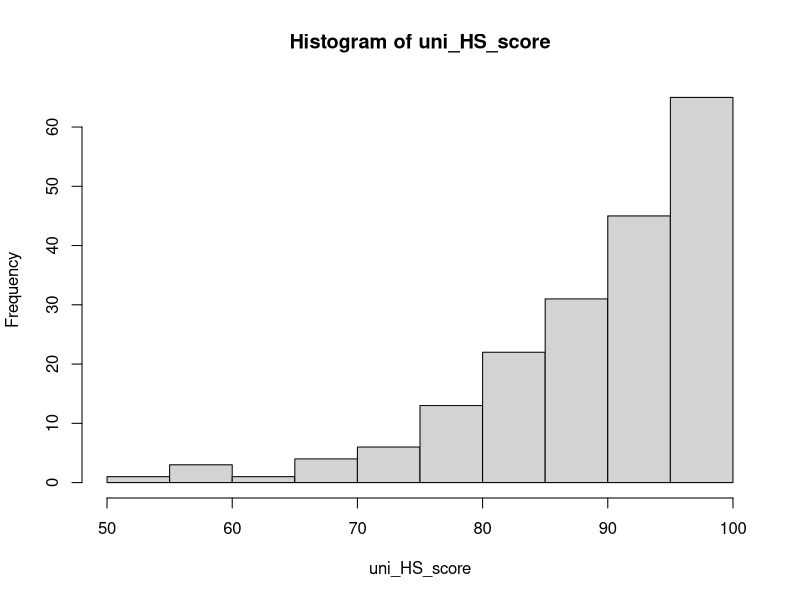

Recreate this plot in R. (Note: this script raises an error after producing the figure.)
# Data Source: ptt - SENIORHIGH
# https://www.ptt.cc/bbs/SENIORHIGH/M.1432729401.A.995.html
# 197 rows of (high school entrance exam percentile, 1st college entrance exam score)

data = read.csv("ptt_SENIORHIGH_data.csv")
View(data)

# ------------------------------------------------------------------------

uni_HS_score = data$HighSchool_PR[which(data$HighSchool_PR != -1)]
hist(uni_HS_score)
summary(uni_HS_score)
#  Min. 1st Qu.  Median    Mean 3rd Qu.    Max. 
# 51.00   85.00   92.00   89.82   97.00   99.00 

uni_HS_top = uni_HS_score[which(uni_HS_score >= 90)]
length(uni_HS_top) # 117
table(uni_HS_top)
# HighSchool 90 91 92 93 94 95 96 97 98 99 
# Frequency   7  6  9 11 12  7  5 18 15 27 

# ------------------------------------------------------------------------

uni_college_score = data$CollegeEntrance_Score[which(data$CollegeEntrance_Score != -1)]
hist(uni_college_score)
summary(uni_college_score)
# Min. 1st Qu.  Median    Mean 3rd Qu.    Max. 
# 34.0    58.0    64.5    62.7    69.0    75.0 

uni_college_top = uni_college_score[which(uni_college_score >= 65)]
length(uni_college_top) # 97
table(uni_college_top)
# College   65 66 67 68 69 70 71 72 73 74 75 
# Frequency 11 12 10  9  7 10 10 12  9  5  2

# Seelction bias?! Both high school and college exam scores are right-skewed.

# ------------------------------------------------------------------------

# Start the correlation between HighSchool and College entrance scores

cor(data$HighSchool_PR, data$CollegeEntrance_Score)
# 0.04039068
# But this is NOT right! We need to remove the "-1" (missing values)

missing_rows = which(data$HighSchool_PR == "-1" | data$CollegeEntrance_Score == "-1")
# Indices: 6  19  71  85  88  96 132 183 195 => nine in total

data_corr = data[-missing_rows,]
cor(data_corr$HighSchool_PR, data_corr$CollegeEntrance_Score)
# 0.5074473

plot(data_corr$HighSchool_PR, data_corr$CollegeEntrance_Score)

# ------------------------------------------------------------------------

data_topHS = data_corr[which(data_corr$HighSchool_PR >= 90),]
plot(data_topHS$HighSchool_PR, data_topHS$CollegeEntrance_Score)
cor(data_topHS$HighSchool_PR, data_topHS$CollegeEntrance_Score)
# 0.5475427

data_topCollege = data_corr[which(data_corr$CollegeEntrance_Score >= 65),]
plot(data_topCollege$HighSchool_PR, data_topCollege$CollegeEntrance_Score)
cor(data_topCollege$HighSchool_PR, data_topCollege$CollegeEntrance_Score)
# 0.05652606 
# (Really? Because some people have low high school score, but high college entrance score.)

# ------------------------------------------------------------------------

# I don't think any of the analysis is interesting, 
# but I would still like to post my code on GitHub, 
# and perhaps make an .Rmd report for reproducibility!

# Just can't believe that the data are so left-skewed.

# My high school entrance score = 95
# My college entrance score = 69
# None of them is accurate because I got admitted to much higher-ranked
# institutions, both high school and college.
# But the data pair (95, 69) seems reasonable.
